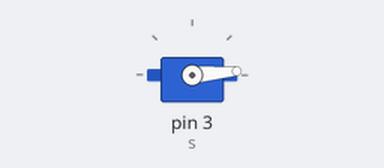
This sketch was run on a simulated Arduino Uno, built with avr-gcc and run on an emulated ATmega328P. On the bench: servo. What the sketch prints to the serial monitor is not drawn.

Above: at 0.05 s.
At 3.65 s:
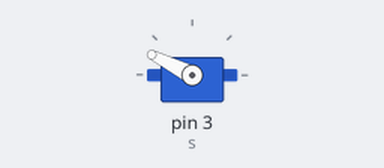
At 7.35 s:
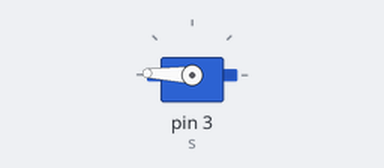
At 12.05 s:
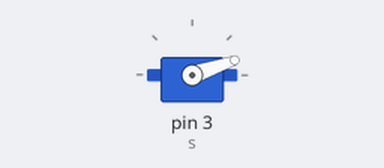
Timing chart, 0 to 20.3 s (numbered marks = the images above):
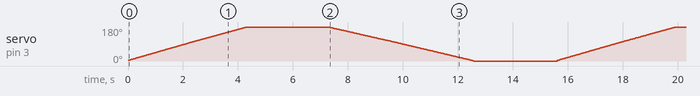

The sketch:

servo_motor_interface.ino
```cpp
#include<Servo.h>
Servo s;
void setup()
{
  s.attach(3);
  Serial.begin(9600);
}

void loop()
{

 for(int i=0;i<=180;i++)
  {
    s.write(i);
    Serial.println("clockwise");
    Serial.print("angle is");
    Serial.println(i);
  }
  delay(3000);
  for(int j=180;j>=0;j--)
  {
     s.write(j);
    Serial.println("anti clockwise");
    Serial.print("angle is");
    Serial.println(j);
  }
  delay(3000);
  /*s.write(0);
  delay(1000);
  Serial.println(0);

   s.write(30);
  delay(1000);
  Serial.println(30);

   s.write(60);
  delay(1000);
  Serial.println(60);

   s.write(90);
  delay(1000);
  Serial.println(90);
   s.write(130);
  delay(1000);
  Serial.println(130);

   s.write(180);
  delay(1000);
Serial.println(180);*/

}
```
